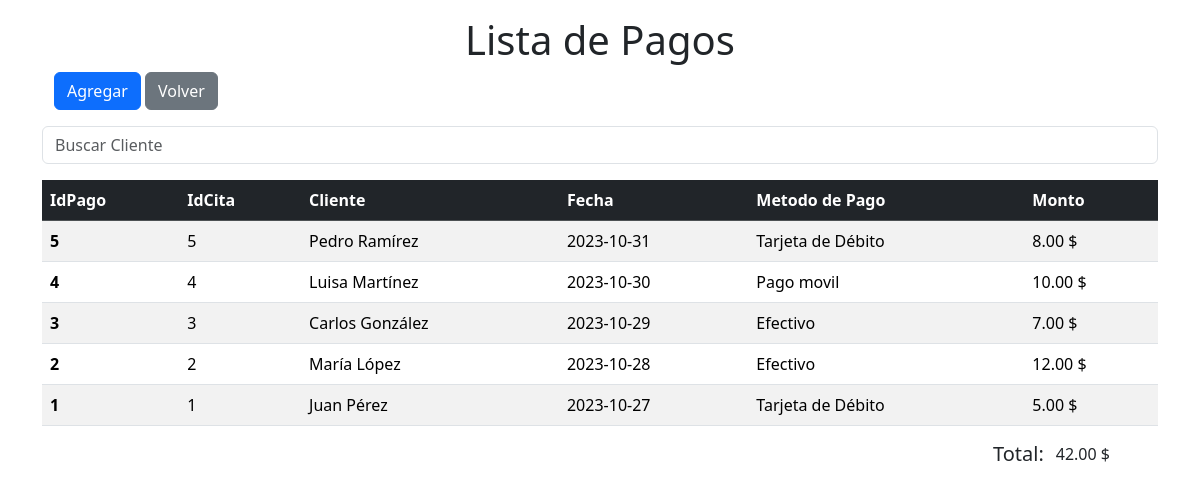
The page /Pagos/Pago.php on the database its author committed.
### tables this page shows
CREATE TABLE pagos (
    idPago INT AUTO_INCREMENT PRIMARY KEY,
    idCita INT,
    fecha DATE,
    metodo_pago ENUM('Tarjeta de Débito', 'Efectivo', 'Pago movil'),
    FOREIGN KEY (idCita) REFERENCES citas(idCita)
);

CREATE TABLE servicios (
    idServicio INT AUTO_INCREMENT PRIMARY KEY,
    nombre VARCHAR(100) NOT NULL,
    descripcion TEXT,
    duracion INT,
    precio DECIMAL(10, 2)
);

### Pagos/Pago.php (the view, shortened to what this page needs)
<!doctype html>
<html lang="en">
<head>
    <link href="https://cdn.jsdelivr.net/npm/bootstrap@5.3.2/dist/css/bootstrap.min.css" rel="stylesheet"
>
</head>
<body>
    <div class="container mt-3">
        <h1 class="text-center">Lista de Pagos</h1>
    </div>
    <div class="container">
        <div class="container mb-3">
            <a href="ABM/Agregar.Pago.php" class="btn btn-primary">Agregar</a>
            <a href="" class="btn btn-secondary">Volver</a>
        </div>
        <div class="mb-3">
            <input type="text" id="searchInput" class="form-control" placeholder="Buscar Cliente">
        </div>
        <div class="table-responsive">
            <table class="table table-striped">
                <thead class="table-dark table-header">
                    <tr>
                        <th scope="col">IdPago</th>
                        <th scope="col">IdCita</th>
                        <th scope="col">Cliente</th>
                        <th scope="col">Fecha</th>
                        <th scope="col">Metodo de Pago</th>
                        <th scope="col">Monto</th>
                    </tr>
                </thead>
                <tbody>
                    <?php
                    require("../Config/Conexion.php");
                    $sql = $conexion->query("SELECT P.idPago, P.idCita, CONCAT(CLT.nombre, ' ', CLT.apellido) AS cliente, P.fecha, P.metodo_pago, S.precio AS Monto
                    FROM pagos P, citas C, servicios S, clientes CLT
                    WHERE P.idCita = C.idCita
                    AND C.idServicio = S.idServicio
                    AND C.idCliente = CLT.idCliente
                    ORDER BY P.fecha DESC;");
                    while ($resultado = $sql->fetch_assoc()) {
                        ?>
                        <tr>
                            <th scope="row">
                                <?php echo $resultado['idPago'] ?>
                            </th>
                            <td scope="row">
                                <?php echo $resultado['idCita'] ?>
                            </td>
                            <td scope="row">
                                <?php echo $resultado['cliente'] ?>
                            </td>
                            <td scope="row">
                                <?php echo $resultado['fecha'] ?>
                            </td>
                            <td scope="row">
                                <?php echo $resultado['metodo_pago'] ?>
                            </td>
                            <td scope="row">
                                <?php echo $resultado['Monto'] ?> $
                            </td>
                        </tr>
                        <?php
                    }
                    ?>
                </tbody>
            </table>
            <div class="d-flex justify-content-end me-5">
                <?php
                require("../Config/Conexion.php");
                $sql = $conexion->query("SELECT SUM(S.precio) AS MontoTotal
                FROM pagos P
                JOIN citas C ON P.idCita = C.idCita
                JOIN servicios S ON C.idServicio = S.idServicio
                JOIN clientes CLT ON C.idCliente = CLT.idCliente
                WHERE P.fecha >= DATE_SUB(NOW(), INTERVAL 1 MONTH);
                ");
                while ($resultado = $sql->fetch_assoc()) {
                    ?>
                    <h5 class="me-1" >Total: </h5>
                    <p class="ms-2">
                        <?php echo $resultado['MontoTotal'] ?> $
                    </p>
                    <?php
                }
                ?>
            </div>
        </div>
    </div>
</body>
</html>

### rows shown on the page
pagos: idPago "5", idCita "5", cliente "Pedro Ramírez", fecha "2023-10-31", metodo_pago "Tarjeta de Débito", servicios.precio "8.00"
pagos: idPago "4", idCita "4", cliente "Luisa Martínez", fecha "2023-10-30", metodo_pago "Pago movil", servicios.precio "10.00"
pagos: idPago "3", idCita "3", cliente "Carlos González", fecha "2023-10-29", metodo_pago "Efectivo", servicios.precio "7.00"
pagos: idPago "2", idCita "2", cliente "María López", fecha "2023-10-28", metodo_pago "Efectivo", servicios.precio "12.00"
pagos: idPago "1", idCita "1", cliente "Juan Pérez", fecha "2023-10-27", metodo_pago "Tarjeta de Débito", servicios.precio "5.00"

### other values the page prints
$resultado['MontoTotal'] "42.00"
